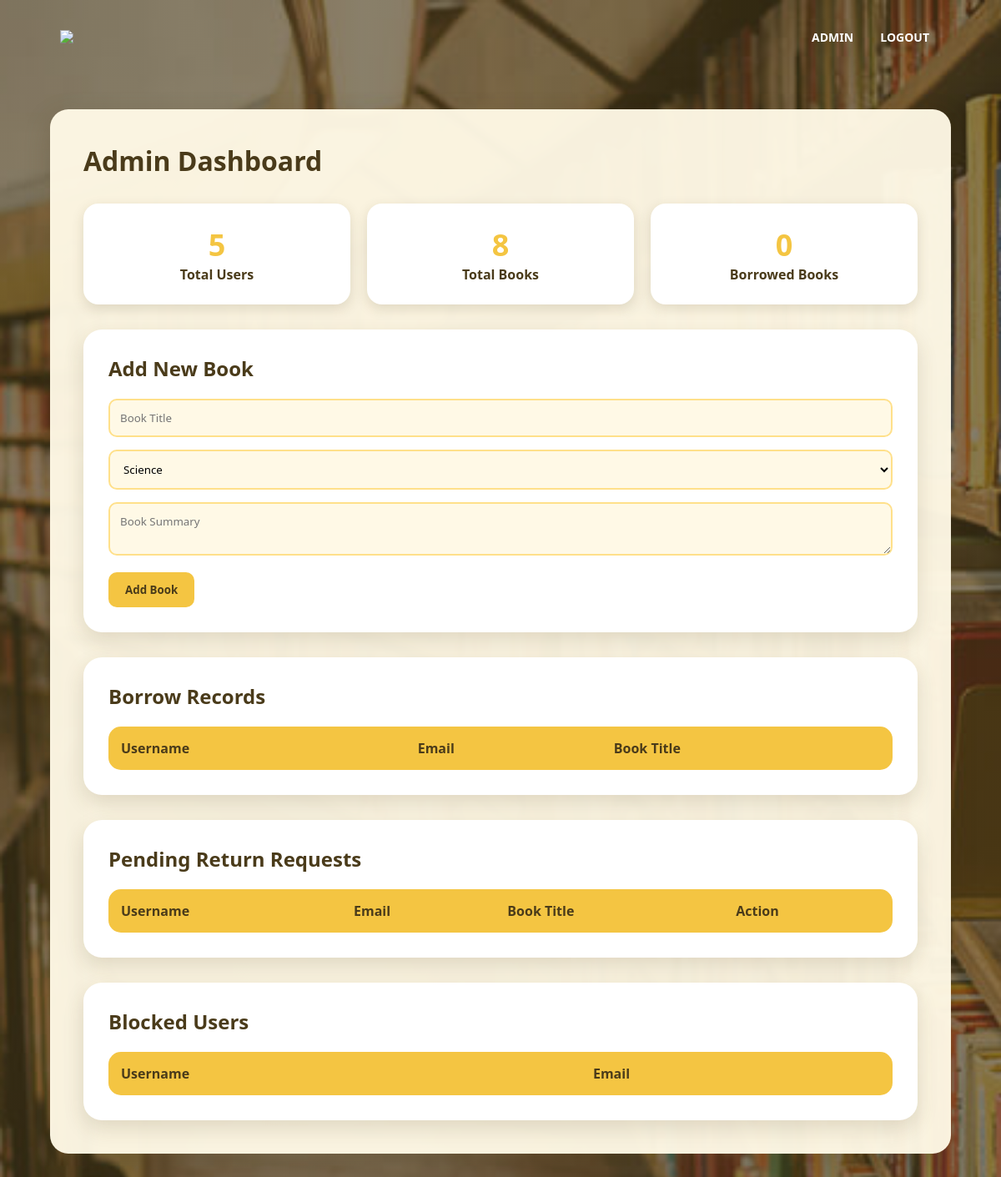
Before: /admin (signed in) with the older database file.
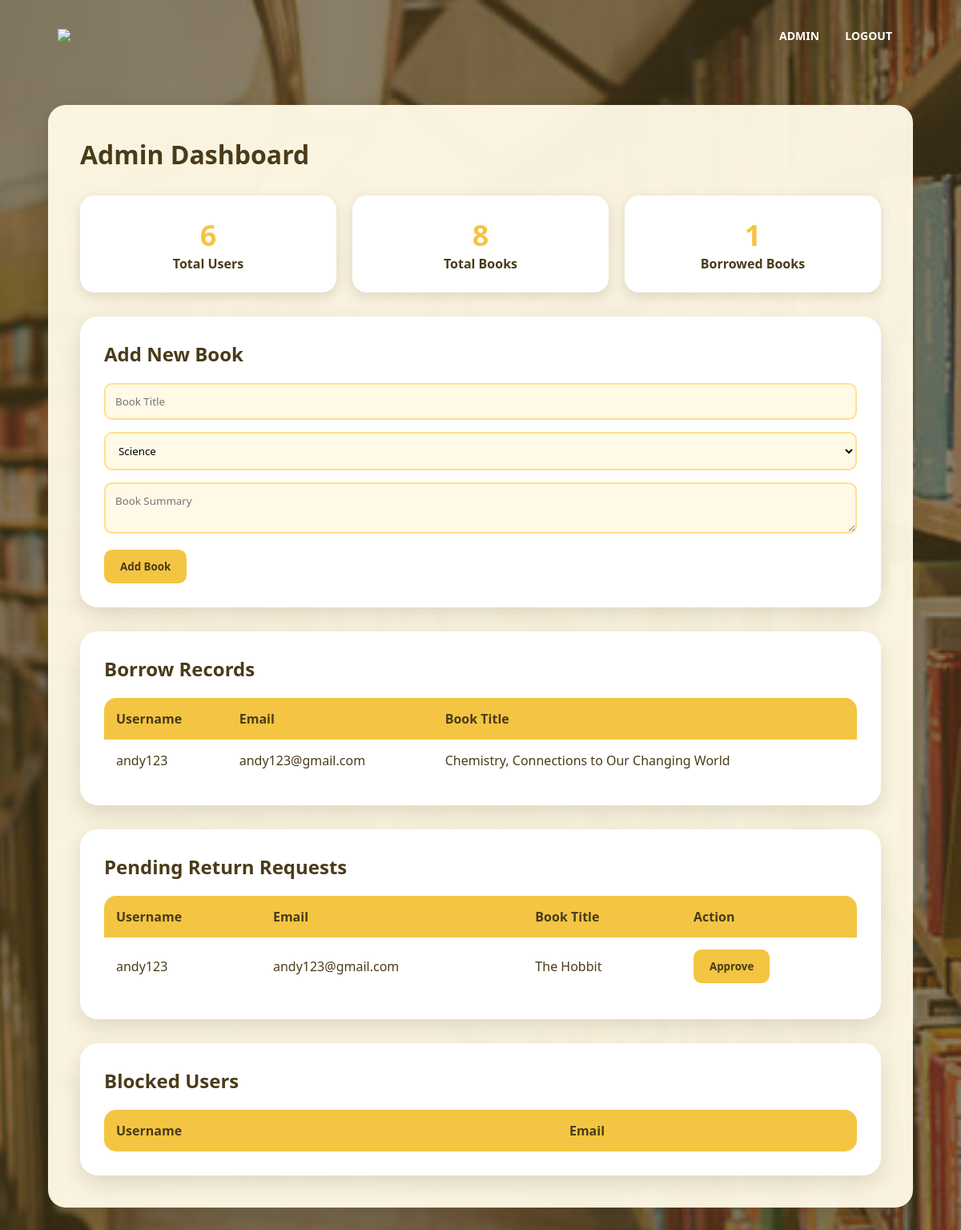
After: the same page with the newer database file.
### tables this page shows
CREATE TABLE borrowed_books(
        id INTEGER PRIMARY KEY AUTOINCREMENT,
        user_id INTEGER,
        book_title TEXT,
        borrow_date TEXT,
        due_date TEXT,
        status TEXT, is_blocked INTEGER DEFAULT 0,
        FOREIGN KEY(user_id) REFERENCES users(id)
    );

CREATE TABLE users(
        id INTEGER PRIMARY KEY AUTOINCREMENT,
        username TEXT,
        email TEXT,
        password TEXT,
        favorite_genre TEXT,
        member_since TEXT
    , profile_picture TEXT, is_blocked INTEGER DEFAULT 0);

### app.py (the view)
@app.route("/admin")
def admin_page():
    if "admin_logged_in" not in session:
        return redirect(url_for("admin_login"))
    conn = sqlite3.connect("library.db")
    cursor = conn.cursor()
    cursor.execute("SELECT COUNT(*) FROM users")
    total_users = cursor.fetchone()[0]
    cursor.execute("SELECT COUNT(*) FROM borrowed_books WHERE status='Borrowed'")
    borrowed_count = cursor.fetchone()[0]
    cursor.execute("""
    SELECT users.username, users.email, borrowed_books.book_title
    FROM borrowed_books
    JOIN users ON borrowed_books.user_id = users.id
    WHERE borrowed_books.status='Borrowed'
    """)
    records = cursor.fetchall()
    cursor.execute("""
    SELECT borrowed_books.id,
           users.username,
           users.email,
           borrowed_books.book_title
    FROM borrowed_books
    JOIN users ON borrowed_books.user_id = users.id
    WHERE borrowed_books.status='Pending Return'
    """)
    pending_returns = cursor.fetchall()
    cursor.execute("""
    SELECT id, username, email
    FROM users
    WHERE is_blocked = 1
    """)
    blocked_users = cursor.fetchall()
    conn.close()
    books = load_books()
    total_books = len(books)
    return render_template(
        "admin.html",
        books=books,
        total_users=total_users,
        total_books=total_books,
        borrowed_count=borrowed_count,
        records=records,
        pending_returns = pending_returns,
        blocked_users = blocked_users
    )

### app.py (called while the page is built)
def load_books():
    books = []
    with open("book.txt", "r") as file:
        for line in file:
            if line.strip():
                title, category, summary = line.strip().split("|")
                books.append({
                    "title": title,
                    "category": category,
                    "summary": summary
                })
    return books

### templates/admin.html (shortened to what this page needs)
<!DOCTYPE html>
<html>
<head>
    <link rel="stylesheet"
          href="{{ url_for('static', filename='style.css') }}">
</head>
<body class="profile-body">
<nav class="profile-navbar">
    <a href="/index">
        <img src="{{ url_for('static', filename='images/logo.png') }}">
    </a>
    <div class="nav-links">
        <ul>
            <li><a href="/admin">ADMIN</a></li>
            <li><a href="/admin/logout">LOGOUT</a></li>
        </ul>
    </div>
</nav>
<div class="main-content">
    <div class="top-section">
        <h1>Admin Dashboard</h1>
    </div>
    <div class="stats">
        <div class="stat-box">
            <h2>{{ total_users }}</h2>
            <p>Total Users</p>
        </div>
        <div class="stat-box">
            <h2>{{ total_books }}</h2>
            <p>Total Books</p>
        </div>
        <div class="stat-box">
            <h2>{{ borrowed_count }}</h2>
            <p>Borrowed Books</p>
        </div>
    </div>
        <div class="admin-card">
            <h2>Add New Book</h2>
            <form action="{{ url_for('add_book') }}" method="post">
                <input type="text" name="title" placeholder="Book Title" required>
                <select name="category" required>
                    <option value="Science">Science</option>
                </select>
                <textarea name="summary" placeholder="Book Summary" required></textarea>
                <button type="submit" class="btn">Add Book</button>
            </form>
        </div>
    <div class="admin-card">
        <h2>Borrow Records</h2>
        <table>
            <thead>
                <tr>
                    <th>Username</th>
                    <th>Email</th>
                    <th>Book Title</th>
                </tr>
            </thead>
            <tbody>
            {% for row in records %}
                <tr>
                    <td>{{ row[0] }}</td>
                    <td>{{ row[1] }}</td>
                    <td>{{ row[2] }}</td>
                </tr>
            {% endfor %}
            </tbody>
        </table>
    </div>
    <div class="admin-card">
        <h2>Pending Return Requests</h2>
        <table>
            <thead>
                <tr>
                    <th>Username</th>
                    <th>Email</th>
                    <th>Book Title</th>
                    <th>Action</th>
                </tr>
            </thead>
            <tbody>
            {% for row in pending_returns %}
                <tr>
                    <td>{{ row[1] }}</td>
                    <td>{{ row[2] }}</td>
                    <td>{{ row[3] }}</td>
                    <td>
                        <form action="/approve-return/{{ row[0] }}" method="post">
                            <button type="submit" class="approve-btn">
                                Approve
                            </button>
                        </form>
                    </td>
                </tr>
            {% endfor %}
            </tbody>
        </table>
    </div>
    <div class="admin-card">
        <h2>Blocked Users</h2>
        <table>
            <thead>
                <tr>
                    <th>Username</th>
                    <th>Email</th>
                </tr>
            </thead>
        </table>
    </div>
</div>
</body>
</html>

### static/style.css (style rules this page uses)
:root { --primary: #F4C542; --secondary: #FFE08A; --background: #FFF9E6; --text: #4A3B1A; --white: #FFFFFF; --shadow: rgba(74, 59, 26, 0.15); }
* { margin: 0; padding: 0; box-sizing: border-box; font-family: "Segoe UI", sans-serif; }
body { background: var(--background); color: var(--text); }
nav { display: flex; padding: 25px 6%; justify-content: space-between; align-items: center; }
nav img { width: 140px; }
.nav-links { flex: 1; text-align: right; }
.nav-links ul li { list-style: none; display: inline-block; padding: 8px 14px; }
.nav-links ul li a { color: var(--white); text-decoration: none; font-size: 14px; font-weight: 600; }
.nav-links ul li::after { content: ""; width: 0; height: 3px; background: var(--primary); display: block; margin: auto; transition: 0.4s; border-radius: 10px; }
.profile-body { margin: 0; min-height: 100vh; background-image: linear-gradient( rgba(74, 59, 26, 0.65), rgba(74, 59, 26, 0.65) ), url(/static/images/books.jpg); background-size: cover; background-position: center; background-attachment: fixed; }
.profile-navbar { background: transparent; }
.main-content { width: 90%; margin: 40px auto; padding: 40px; background: rgba(255, 249, 230, 0.96); border-radius: 22px; box-shadow: 0 10px 30px rgba(74, 59, 26, 0.25); }
.top-section { display: flex; justify-content: space-between; align-items: center; }
.top-section h1 { color: var(--text); }
.stats { margin-top: 30px; display: flex; gap: 20px; }
.stat-box { flex: 1; background: var(--white); padding: 25px; border-radius: 18px; text-align: center; box-shadow: 0 5px 15px var(--shadow); }
.stat-box h2 { color: var(--primary); font-size: 36px; }
.stat-box p { color: var(--text); font-weight: 600; }
.admin-card { background: var(--white); margin-top: 30px; border-radius: 22px; padding: 30px; box-shadow: 0 10px 25px var(--shadow); }
.admin-card h2 { color: var(--text); margin-bottom: 20px; }
.admin-card table { width: 100%; border-collapse: collapse; margin-top: 15px; background: var(--white); border-radius: 15px; overflow: hidden; }
.admin-card th { background: var(--primary); color: var(--text); padding: 15px; text-align: left; font-weight: bold; }
.admin-card td { padding: 15px; border-bottom: 1px solid var(--secondary); }
.admin-card tbody tr:last-child td { border-bottom: none; }
.admin-card input, .admin-card select, .admin-card textarea { width: 100%; padding: 12px; margin-bottom: 15px; border: 2px solid var(--secondary); border-radius: 10px; background: var(--background); }
.admin-card form button { background: var(--primary); color: var(--text); border: none; padding: 12px 20px; border-radius: 10px; cursor: pointer; font-weight: bold; }
.approve-btn { background: var(--primary); color: var(--text); border: none; padding: 10px 18px; border-radius: 10px; font-weight: bold; cursor: pointer; transition: 0.3s; }

Changed rows visible on the page:
added borrowed_books: username "andy123", email "andy123@gmail.com", book_title "Chemistry, Connections to Our Changing World", shown under "Borrow Records"
added borrowed_books: username "andy123", email "andy123@gmail.com", book_title "The Hobbit", shown under "Pending Return Requests"
Other visible differences:
{{ total_users }}: "5" → "6"
{{ borrowed_count }}: "0" → "1"
